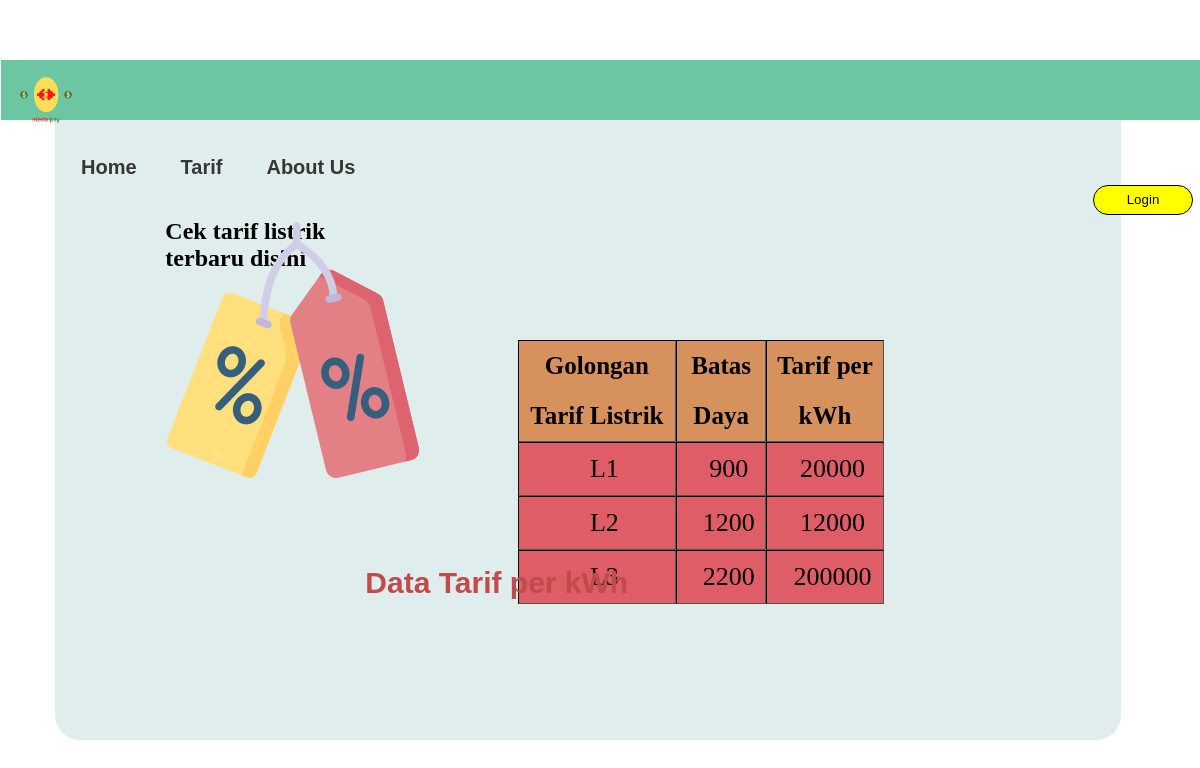
The page /tarif.php on the database its author committed.
### tables this page shows
CREATE TABLE `tarif` (
  `KodeTarif` varchar(2) NOT NULL,
  `Daya` int(12) NOT NULL,
  `Tarifperkwh` int(12) NOT NULL
);

### tarif.php (the view, shortened to what this page needs)
<?php
include 'konek.php';
$query = "SELECT * FROM `tarif`";
$exc = $konek->query($query);
?>
<!DOCTYPE html>
<html>
<head>
	<link href="css/index.css" rel="stylesheet" type="text/css" />
</head>
<body>
    <div class="topbar">
		<div class="judul">
            <li class="logo"><img src="image/electripay.png" alt=""></li>
            <ul>
			    <li><a href="index.php">Home</a></li>
                <li><a href="tarif.php">Tarif</a></li>
                <li><a href="about.php">About Us</a></li>
            </ul>
        </div>
        <div class="logo-login">
            <a href="login.php">
				<button type="submit" class="login">
                <p>Login</p>
                </button>
            </a>
        </div>
    </div>
    <div class="container">
		<div class="konten-tarif">
            <br>
            <h2 style="margin-bottom: -50px;">Cek tarif listrik<br>terbaru disini<br></h2>
            <img src="image/tags.png" alt="">
            <br><br><br><br>
            <h1>Data Tarif per kWh</h1>
			<div class="konten">
                <table cellpadding="0" cellspacing="0" border="1px">
				<thead style="text-align: center;font-size: 25px;background-color: #d6915c">
					<tr>
						<th>Golongan Tarif Listrik</th>
						<th>Batas Daya</th>
						<th>Tarif per kWh</th>
					</tr>
				</thead>
				<tbody style="font-size: 26px;background-color: #de5d66;">
					<?php foreach ($exc as $row): ?>
					<tr>
						<td style="padding-left: 15px;"><?= $row['KodeTarif'] ?></td>
						<td style="padding-left: 15px;"><?= $row['Daya'] ?></td>
						<td style="padding-left: 15px;"><?= $row['Tarifperkwh'] ?></td>
					</tr>
					<?php endforeach ?>
				</tbody>
			</table>
			</div>
        </div>
	</div>

### css/index.css (style rules this page uses)
*, *:before, *:after { box-sizing: border-box; }
.topbar { position:fixed; width: 101%; background-color: #6cc6a2; height: 60px; margin-left: -7px; margin-right: 10px; margin-top: -10px; z-index: 9999; }
.logo { width: 25%; display: block; margin-left: 10px; margin-top: 5px; }
.judul { background-color:white(44, 44, 44); color: Black; }
.judul img { width: 70px; display: block; margin-bottom: 10px; }
.judul ul li { margin-left: 30px; display:inline-block; font-size: 20px; margin-top: 5px; }
.judul a { color:rgb(56, 53, 53); text-decoration:none; transition: .3s; font-weight: 900; font-family:'Lucida Sans', 'Lucida Sans Regular', 'Lucida Grande', 'Lucida Sans Unicode', Geneva, Verdana, sans-serif; margin-top: 10px; margin-left: 10px; }
.logo-login { width: 100px; display: block; float: right; height: 5px; margin-top: -10px; margin-right: 20px; }
.logo-login p { margin-top: 5px; }
.login { float: right; outline: 0; width : 100px; background-color: yellow; height: 30px; border-radius: 25px; border: 1.5px solid black; transition: .5s; }
.container { width: 90%; background-color: #dfedec; margin:10px auto 0; padding: 110px; margin-top: 70px; margin-bottom: 80px; border-radius: 25px; margin-left: 4%; height:fit-content; position:static; }
.container h1 { color: rgb(193, 74, 74); margin-top: 30px; font-size: 30px; margin-left: 200px; font-family: Verdana, Geneva, Tahoma, sans-serif; }
.konten { width: 85%; display: block; text-align: center; line-height: 2; padding-bottom: 10px; }
.konten table { border: 10px; border-color: black; background-size:cover; background-position:0 -500px; width: 51%; text-align: center; height: 130px; float: right; margin-left: 400px; margin-top: -280px; }

### rows shown on the page
tarif: KodeTarif "L1", Daya "900", Tarifperkwh "20000"
tarif: KodeTarif "L2", Daya "1200", Tarifperkwh "12000"
tarif: KodeTarif "L3", Daya "2200", Tarifperkwh "200000"
